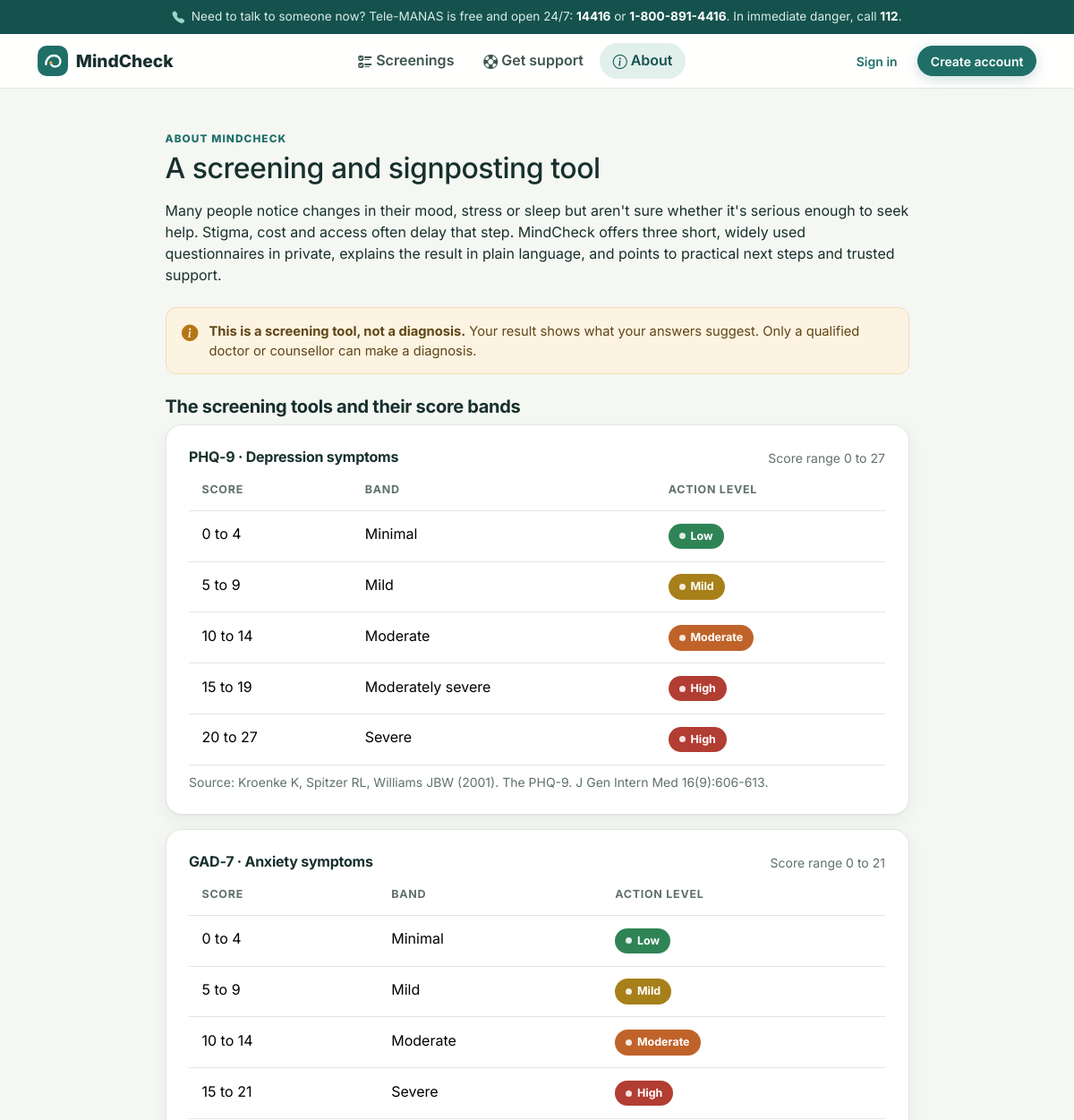
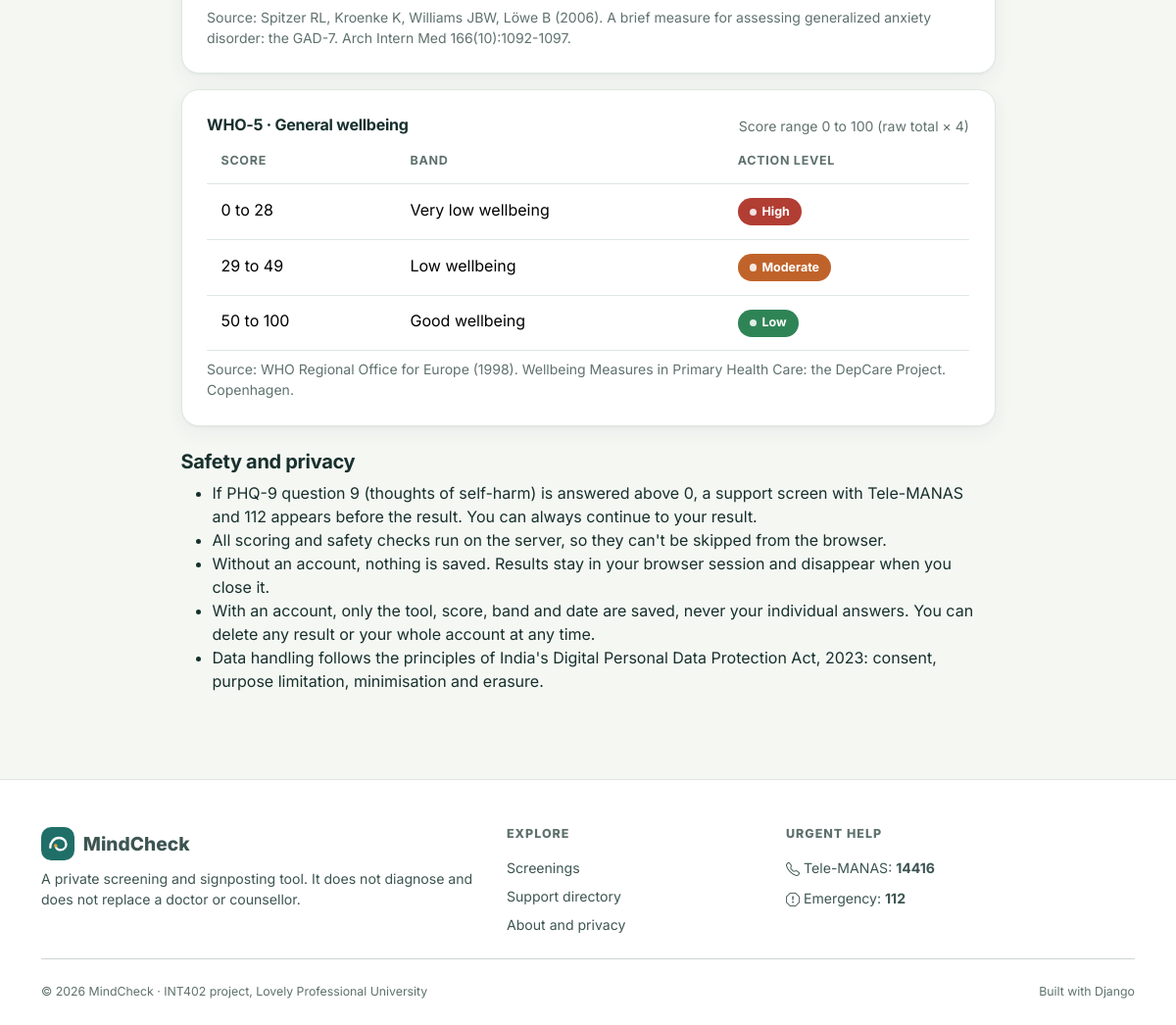
The page /about/ on the database its author committed (2 pictures, top to bottom).
### screening/models.py (models this page shows, shortened)
class ScreeningTool(models.Model):
    name = models.CharField(max_length=100, unique=True)
    short_name = models.CharField(max_length=20, unique=True)
    slug = models.SlugField(max_length=30, unique=True)
    domain = models.CharField(max_length=100, help_text="What it screens, e.g. 'Depression symptoms'.")
    description = models.TextField()
    instructions = models.CharField(max_length=255, help_text="The question stem shown above the items.")
    score_multiplier = models.PositiveSmallIntegerField(
        default=1, validators=[MinValueValidator(1)],
        help_text="WHO-5 raw total is multiplied by 4 to give a 0-100 score.",
    )
    higher_is_better = models.BooleanField(
        default=False, help_text="True for WHO-5, where a higher score means better wellbeing."
    )
    citation = models.CharField(max_length=255)
    minutes_to_complete = models.PositiveSmallIntegerField(default=2)
    display_order = models.PositiveSmallIntegerField(default=0)
    is_active = models.BooleanField(default=True)
    class Meta:
        ordering = ["display_order", "name"]
    @property
    def max_final_score(self):
        top = self.choices.aggregate(models.Max("value"))["value__max"] or 0
        return top * self.questions.count() * self.score_multiplier

class ScoreBand(models.Model):
    tool = models.ForeignKey(ScreeningTool, on_delete=models.CASCADE, related_name="bands")
    label = models.CharField(max_length=60, help_text="e.g. 'Moderately severe'")
    min_score = models.PositiveSmallIntegerField()
    max_score = models.PositiveSmallIntegerField()
    interpretation = models.CharField(
        max_length=255, help_text="Plain-language, non-diagnostic: starts with 'Your answers suggest'."
    )
    guidance = models.ForeignKey(Guidance, on_delete=models.PROTECT, related_name="bands")
    class Meta:
        ordering = ["tool", "min_score"]
        constraints = [
            models.CheckConstraint(
                condition=models.Q(min_score__lte=models.F("max_score")),
                name="band_min_not_above_max",
            ),
            models.UniqueConstraint(fields=["tool", "min_score"], name="unique_band_start_per_tool"),
        ]

class Guidance(models.Model):
    class Tier(models.TextChoices):
        LOW = "low", "Low"
        MILD = "mild", "Mild"
        MODERATE = "moderate", "Moderate"
        HIGH = "high", "High"
    tier = models.CharField(max_length=10, choices=Tier.choices, unique=True)
    severity_rank = models.PositiveSmallIntegerField(
        unique=True, help_text="1 = lowest, 4 = highest. Used for ordering and colour."
    )
    headline = models.CharField(max_length=120)
    advice = models.TextField(help_text="One self-help step per line.")
    follow_up = models.CharField(max_length=200)
    retake_after_days = models.PositiveSmallIntegerField(default=30)
    show_professional_banner = models.BooleanField(
        default=False, help_text="Show 'please speak to a professional soon' at the top."
    )
    updated_at = models.DateTimeField(auto_now=True)
    class Meta:
        ordering = ["severity_rank"]
        verbose_name_plural = "guidance"
    def __str__(self):
        return self.get_tier_display()

### screening/views.py (the view)
# urls.py: path("about/", screening_views.about, name="about"),
def about(request):
    tools = ScreeningTool.objects.filter(is_active=True).prefetch_related("bands__guidance")
    return render(request, "screening/about.html", {"tools": tools})

### screening/context_processors.py (called while the page is built)
def site_context(request):
    user = request.user
    is_counsellor = bool(
        user.is_authenticated and hasattr(user, "profile") and user.profile.is_counsellor
    )
    return {
        "SITE_NAME": "MindCheck",
        "HELPLINE_NAME": "Tele-MANAS",
        "HELPLINE_NUMBER": "14416",
        "HELPLINE_ALT": "1-800-891-4416",
        "is_counsellor": is_counsellor,
    }

### screening/templatetags/mindcheck_tags.py (called while the page is built)
@register.filter
def tier_class(tier):
    return f"tier-{tier}" if tier else "tier-none"

### templates/screening/about.html (shortened to what this page needs)
{% extends "base.html" %}
{% load mindcheck_tags %}
{% block content %}
<div class="row justify-content-center">
  <div class="col-lg-9">
    <p class="eyebrow mb-1">About MindCheck</p>
    <h1 class="h2 mb-3">A screening and signposting tool</h1>
    <p>Many people notice changes in their mood, stress or sleep but aren't sure whether it's serious enough to seek help.
       Stigma, cost and access often delay that step. MindCheck offers three short, widely used questionnaires in private,
       explains the result in plain language, and points to practical next steps and trusted support.</p>
    {% include "partials/disclaimer.html" %}
    <h2 class="h5 fw-bold mt-4">The screening tools and their score bands</h2>
    {% for tool in tools %}
      <div class="mc-card mb-3">
        <div class="d-flex flex-wrap justify-content-between gap-2">
          <h3 class="h6 fw-bold mb-1">{{ tool.short_name }} · {{ tool.domain }}</h3>
          <span class="small mc-muted">Score range 0 to {{ tool.max_final_score }}{% if tool.score_multiplier > 1 %} (raw total × {{ tool.score_multiplier }}){% endif %}</span>
        </div>
        <div class="table-responsive">
          <table class="table table-sm mb-2">
            <thead><tr><th>Score</th><th>Band</th><th>Action level</th></tr></thead>
            <tbody>
              {% for band in tool.bands.all %}
                <tr><td>{{ band.min_score }} to {{ band.max_score }}</td><td>{{ band.label }}</td>
                    <td><span class="tier-badge {{ band.guidance.tier|tier_class }}">{{ band.guidance }}</span></td></tr>
              {% endfor %}
            </tbody>
          </table>
        </div>
        <p class="small mc-muted mb-0">Source: {{ tool.citation }}</p>
      </div>
    {% endfor %}
    <h2 class="h5 fw-bold mt-4">Safety and privacy</h2>
    <ul>
      <li>If PHQ-9 question 9 (thoughts of self-harm) is answered above 0, a support screen with Tele-MANAS and 112 appears before the result. You can always continue to your result.</li>
      <li>All scoring and safety checks run on the server, so they can't be skipped from the browser.</li>
      <li>Without an account, nothing is saved. Results stay in your browser session and disappear when you close it.</li>
      <li>With an account, only the tool, score, band and date are saved, never your individual answers. You can delete any result or your whole account at any time.</li>
      <li>Data handling follows the principles of India's Digital Personal Data Protection Act, 2023: consent, purpose limitation, minimisation and erasure.</li>
    </ul>
  </div>
</div>
{% endblock %}

### templates/base.html (shortened to what this page needs)
{% load static %}<!DOCTYPE html>
<html lang="en">
<head>
  <link rel="stylesheet" href="{% static 'vendor/bootstrap/bootstrap.min.css' %}">
  <link rel="stylesheet" href="{% static 'vendor/bootstrap-icons/bootstrap-icons.min.css' %}">
  <link rel="stylesheet" href="{% static 'css/style.css' %}">
</head>
<body>
  <div class="helpline-strip py-2 no-print">
    <div class="container text-center">
      <i class="bi bi-telephone-fill me-1"></i>
      Need to talk to someone now? {{ HELPLINE_NAME }} is free and open 24/7:
      <a href="tel:{{ HELPLINE_NUMBER }}">{{ HELPLINE_NUMBER }}</a> or <a href="tel:{{ HELPLINE_ALT|cut:'-' }}">{{ HELPLINE_ALT }}</a>.
      <span class="d-none d-md-inline">In immediate danger, call <a href="tel:112">112</a>.</span>
    </div>
  </div>
  {% with url_name=request.resolver_match.url_name %}
  <nav class="navbar navbar-expand-lg mc-nav py-2">
    <div class="container">
      <a class="navbar-brand mc-brand" href="{% url 'home' %}">{% include "partials/logo.html" %}{{ SITE_NAME }}</a>
      <div class="collapse navbar-collapse" id="mainNav">
        <ul class="navbar-nav mx-lg-auto gap-lg-1 mb-2 mb-lg-0">
          <li class="nav-item"><a class="nav-link {% if url_name == 'tools' or url_name == 'take' %}active{% endif %}" href="{% url 'screening:tools' %}"><i class="bi bi-ui-checks me-1"></i>Screenings</a></li>
          <li class="nav-item"><a class="nav-link " href="{% url 'resources:list' %}"><i class="bi bi-life-preserver me-1"></i>Get support</a></li>
          <li class="nav-item"><a class="nav-link {% if url_name == 'about' %}active{% endif %}" href="{% url 'about' %}"><i class="bi bi-info-circle me-1"></i>About</a></li>
        </ul>
        <div class="d-flex align-items-center gap-2">
          {% if user.is_authenticated %}
            <a class="btn btn-sm btn-outline-primary user-chip" href="{% url 'accounts:dashboard' %}">
              <span class="avatar">{{ user.first_name|default:user.username|first|upper }}</span>{{ user.first_name|default:user.username|truncatechars:16 }}
            </a>
            <form method="post" action="{% url 'accounts:logout' %}" class="m-0">
              {% csrf_token %}
              <button type="submit" class="btn btn-sm btn-link text-decoration-none"><i class="bi bi-box-arrow-right me-1"></i>Sign out</button>
            </form>
          {% else %}
            <a class="btn btn-sm btn-link text-decoration-none" href="{% url 'accounts:login' %}">Sign in</a>
            <a class="btn btn-sm btn-primary" href="{% url 'accounts:register' %}">Create account</a>
          {% endif %}
        </div>
      </div>
    </div>
  </nav>
  {% endwith %}
  <main id="main" class="py-4 py-lg-5">
    <div class="container">
      {% block content %}{% endblock %}
    </div>
  </main>
  <footer class="mc-footer pt-5 pb-4 mt-4">
    <div class="container">
      <div class="row g-4">
        <div class="col-lg-5">
          <a class="mc-brand text-decoration-none mb-2" href="{% url 'home' %}">{% include "partials/logo.html" %}{{ SITE_NAME }}</a>
          <p class="mt-2 mb-0">A private screening and signposting tool. It does not diagnose and does not replace a doctor or counsellor.</p>
        </div>
        <div class="col-6 col-lg-3">
          <h6 class="mb-3">Explore</h6>
          <ul class="list-unstyled mb-0 d-grid gap-2">
            <li><a href="{% url 'screening:tools' %}">Screenings</a></li>
            <li><a href="{% url 'resources:list' %}">Support directory</a></li>
            <li><a href="{% url 'about' %}">About and privacy</a></li>
          </ul>
        </div>
        <div class="col-6 col-lg-4">
          <h6 class="mb-3">Urgent help</h6>
          <ul class="list-unstyled mb-0 d-grid gap-2">
            <li><i class="bi bi-telephone me-1"></i>{{ HELPLINE_NAME }}: <a href="tel:{{ HELPLINE_NUMBER }}" class="fw-bold">{{ HELPLINE_NUMBER }}</a></li>
            <li><i class="bi bi-exclamation-octagon me-1"></i>Emergency: <a href="tel:112" class="fw-bold">112</a></li>
          </ul>
        </div>
      </div>
      <hr class="my-4">
      <div class="d-flex flex-column flex-md-row justify-content-between gap-2 small mc-muted">
        <span>&copy; {% now "Y" %} MindCheck · INT402 project, Lovely Professional University</span>
        <span>Built with Django</span>
      </div>
    </div>
  </footer>
</body>
</html>

### templates/partials/disclaimer.html
<div class="disclaimer my-4">
  <i class="bi bi-info-circle-fill"></i>
  <div><strong>This is a screening tool, not a diagnosis.</strong>
  Your result shows what your answers suggest. Only a qualified doctor or counsellor can make a diagnosis.</div>
</div>

### rows shown on the page
ScreeningTool: short_name "PHQ-9", domain "Depression symptoms", max_final_score "27", citation "Kroenke K, Spitzer RL, Williams JBW (2001). The PHQ-9. J Gen Intern Med 16(9):606-613."
ScoreBand: min_score "0", max_score "4", label "Minimal", guidance "Low"
ScoreBand: min_score "5", max_score "9", label "Mild", guidance "Mild"
ScoreBand: min_score "10", max_score "14", label "Moderate", guidance "Moderate"
ScoreBand: min_score "15", max_score "19", label "Moderately severe", guidance "High"
ScoreBand: min_score "20", max_score "27", label "Severe", guidance "High"
ScreeningTool: short_name "GAD-7", domain "Anxiety symptoms", max_final_score "21", citation "Spitzer RL, Kroenke K, Williams JBW, Löwe B (2006). A brief measure for assessing generalized anxiety disorder: the GAD-7. Arch Intern Med 166(10):1092-1097."
ScoreBand: min_score "0", max_score "4", label "Minimal", guidance "Low"
ScoreBand: min_score "5", max_score "9", label "Mild", guidance "Mild"
ScoreBand: min_score "10", max_score "14", label "Moderate", guidance "Moderate"
ScoreBand: min_score "15", max_score "21", label "Severe", guidance "High"
ScreeningTool: short_name "WHO-5", domain "General wellbeing", max_final_score "100", score_multiplier "4", citation "WHO Regional Office for Europe (1998). Wellbeing Measures in Primary Health Care: the DepCare Project. Copenhagen."
ScoreBand: min_score "0", max_score "28", label "Very low wellbeing", guidance "High"
ScoreBand: min_score "29", max_score "49", label "Low wellbeing", guidance "Moderate"
ScoreBand: min_score "50", max_score "100", label "Good wellbeing", guidance "Low"

### other values the page prints
{{ HELPLINE_NAME }} "Tele-MANAS"
{{ HELPLINE_NUMBER }} "14416"
{{ HELPLINE_ALT }} "1-800-891-4416"
{{ SITE_NAME }} "MindCheck"
